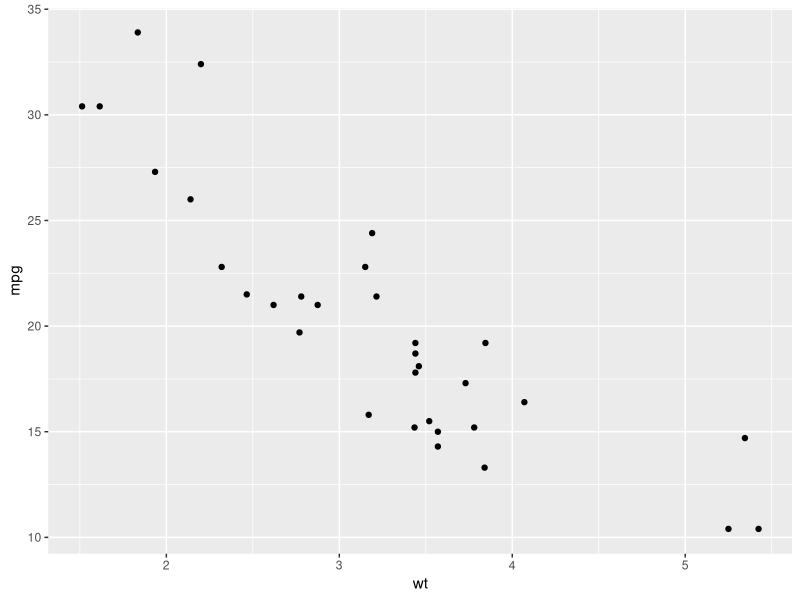
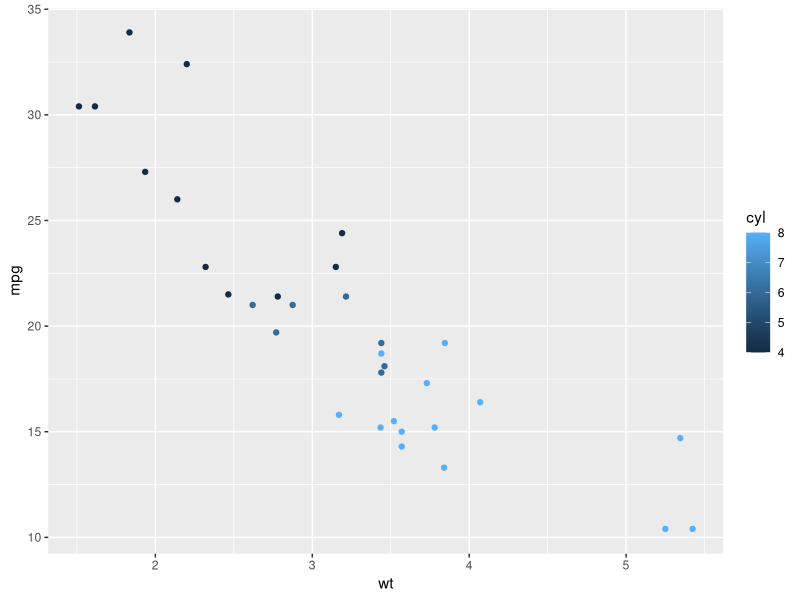
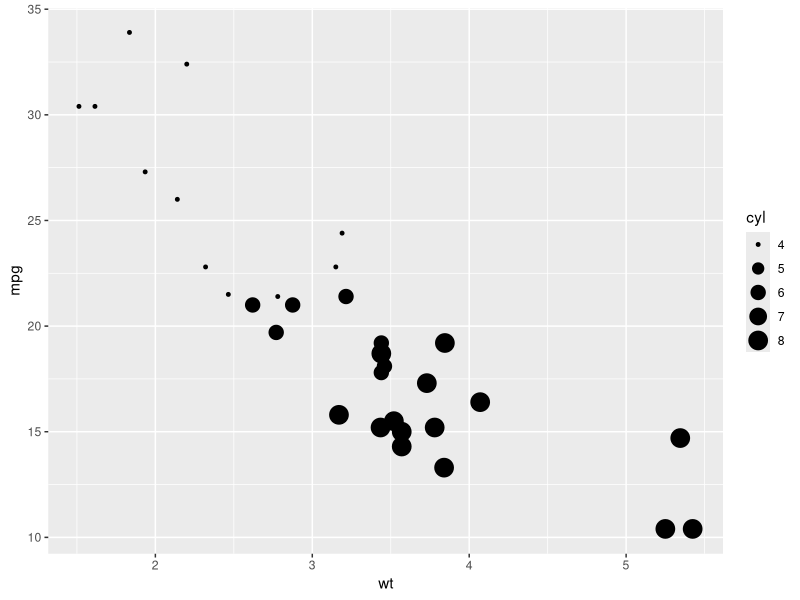
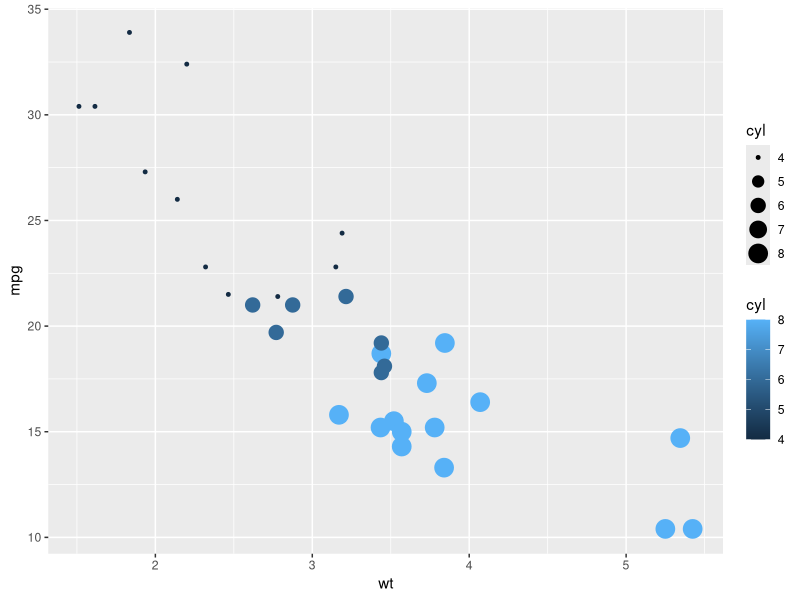
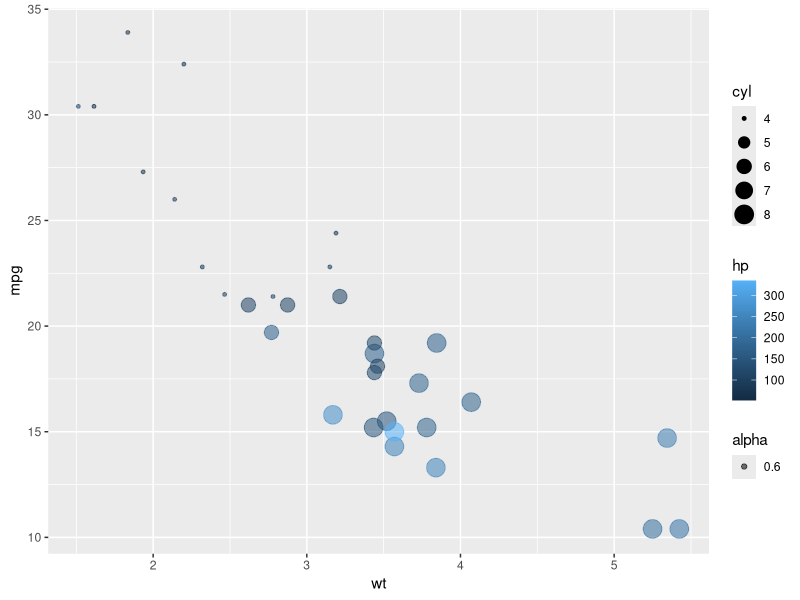
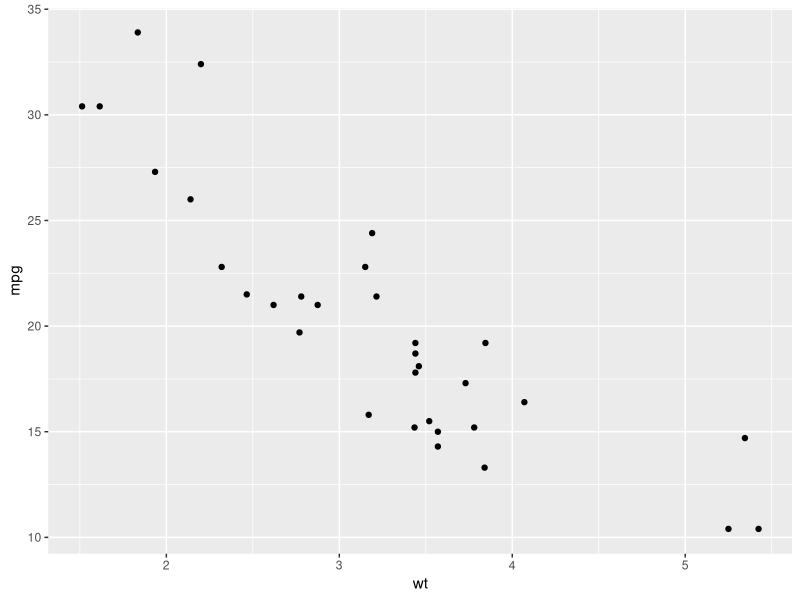
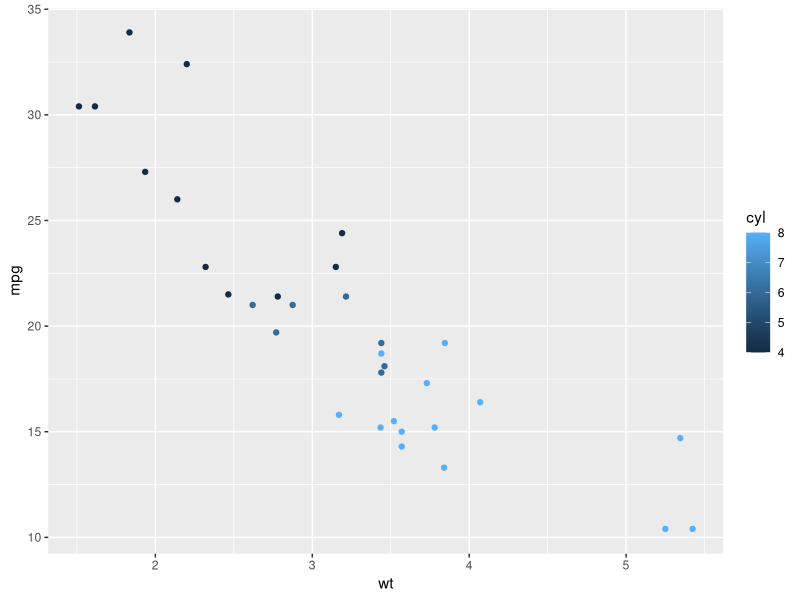

Source code (R) for these figures, in order:
library(ggplot2)
DataF<- mtcars
View(DataF)
#
qplot(wt,mpg,data=DataF)
#
qplot(wt,mpg,data=DataF,color=cyl)
#
qplot(wt,mpg,data=DataF,size=cyl)
#
qplot(wt,mpg,data=DataF,size=cyl,color=cyl)

#------------------------------------------

#Show 4 features (this gets messy)
qplot(wt,mpg,data=DataF,size=cyl,color=hp,alpha=0.6)
#
plt<- ggplot(data=DataF,aes(x=wt,y=mpg))
plt+geom_point()
#
plto<- ggplot(data=DataF,aes(x=wt,y=mpg))
plto+geom_point(aes(color=cyl))
